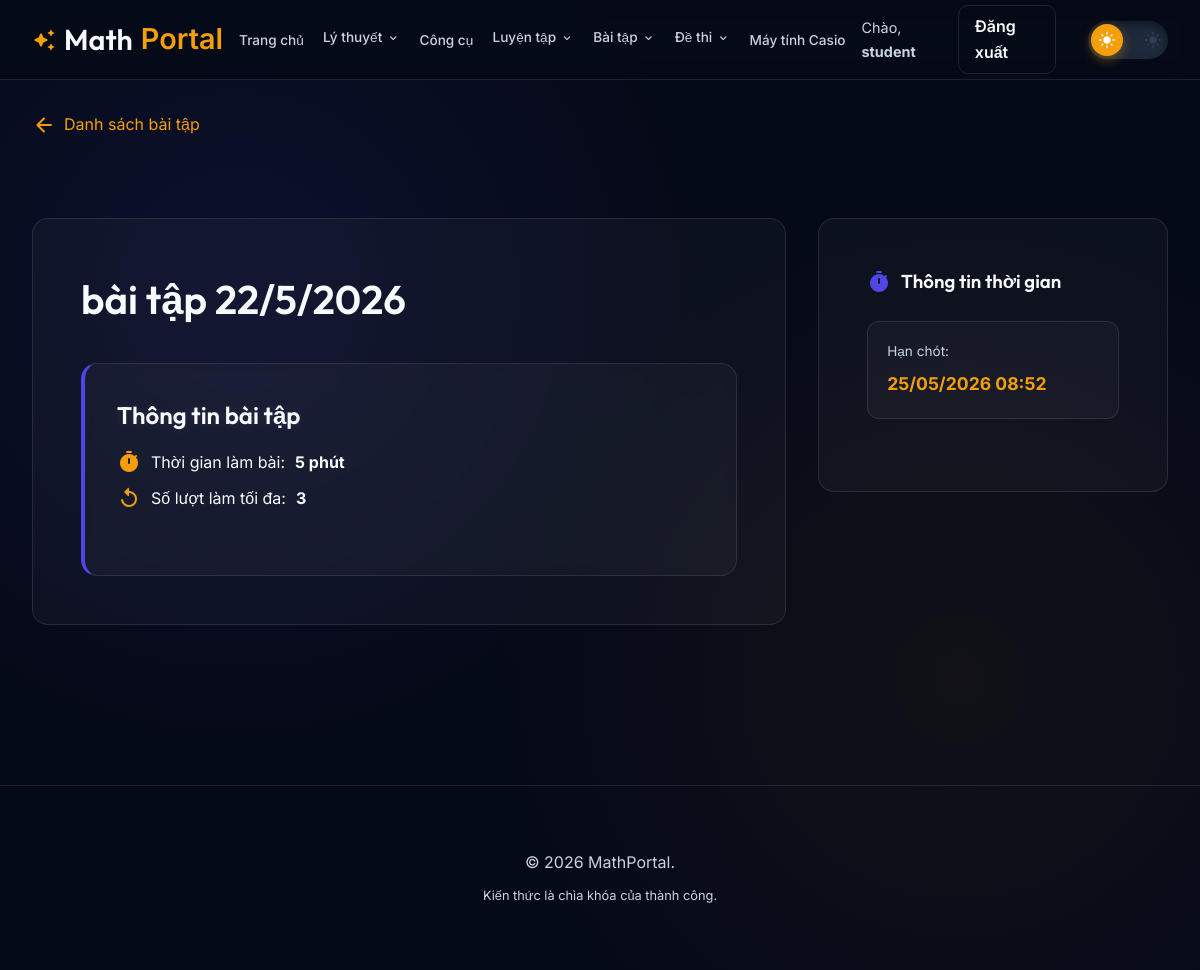
Page /assignment_details.php?id=6 (signed in) on the committed database.
### tables this page shows
CREATE TABLE `assignments` (
  `id` int(11) NOT NULL,
  `title` varchar(255) NOT NULL,
  `description` text DEFAULT NULL,
  `type` enum('quiz','file','word_quiz') NOT NULL DEFAULT 'quiz',
  `deadline` datetime NOT NULL,
  `file_path` varchar(255) DEFAULT NULL,
  `teacher_id` int(11) NOT NULL,
  `created_at` timestamp NOT NULL DEFAULT current_timestamp(),
  `time_limit` int(11) DEFAULT 0 COMMENT 'Thời gian làm bài (phút), 0 là không giới hạn',
  `max_attempts` int(11) DEFAULT 1 COMMENT 'Số lần làm bài tối đa',
  `allow_review` tinyint(1) DEFAULT 1,
  `show_answers` tinyint(1) DEFAULT 1,
  `grade` int(11) NOT NULL DEFAULT 12
);

### assignment_details.php (the view, shortened to what this page needs)
<?php
require_once 'includes/functions.php';
$assignment_id = $_GET['id'] ?? null;
$stmt = $pdo->prepare("SELECT a.*, u.username as teacher_name FROM assignments a JOIN users u ON a.teacher_id = u.id WHERE a.id = ?");
$stmt->execute([$assignment_id]);
$assignment = $stmt->fetch();
$deadline = new DateTime($assignment['deadline']);
$is_review = (isset($_GET['review']) && $_GET['review'] == '1' && $assignment['allow_review']);
$is_starting = (isset($_GET['start']) && $_GET['start'] == '1');
include 'includes/header.php';
?>
<main class="container">
    <div style="padding: 2rem 0;">
        <a href="assignments.php" style="color: var(--accent); text-decoration: none; display: flex; align-items: center; gap: 0.5rem; margin-bottom: 1.5rem;">
            <span class="material-icons-round">arrow_back</span> Danh sách bài tập
        </a>
        <div class="grid" style="grid-template-columns: 1fr 350px; align-items: start; gap: 2rem;">
            <div class="content-wrapper">
                <h1 style="margin-bottom: 1rem; font-size: 2.5rem;"><?php echo htmlspecialchars($assignment['title']); ?></h1>
                <?php if (!$is_starting && !$is_review): ?>
                    <div class="card" style="padding: 2rem; border-left: 4px solid var(--primary);">
                        <h3 style="margin-bottom: 1rem;">Thông tin bài tập</h3>
                        <ul style="list-style: none; padding: 0;">
                            <li style="margin-bottom: 10px; display: flex; gap: 10px;">
                                <span class="material-icons-round" style="color: var(--accent);">timer</span>
                                Thời gian làm bài: <strong><?php echo $assignment['time_limit'] > 0 ? $assignment['time_limit'] . " phút" : "Không giới hạn"; ?></strong>
                            </li>
                            <li style="margin-bottom: 10px; display: flex; gap: 10px;">
                                <span class="material-icons-round" style="color: var(--accent);">replay</span>
                                Số lượt làm tối đa: <strong><?php echo $assignment['max_attempts']; ?></strong>
                            </li>
                        </ul>
                    </div>
                <?php endif; ?>
            </div>
            <div class="content-wrapper" style="position: sticky; top: 100px;">
                <h3 style="margin-bottom: 1.5rem; display: flex; align-items: center; gap: 10px;">
                    <span class="material-icons-round" style="color: var(--primary);">timer</span>
                    <?php echo ($is_starting && $assignment['time_limit'] > 0) ? 'Thời gian làm bài' : 'Thông tin thời gian'; ?>
                </h3>
                <div style="margin-bottom: 1.5rem; padding: 1.2rem; background: rgba(255,255,255,0.03); border-radius: 12px; border: 1px solid var(--glass-border);">
                    <?php if ($is_starting && $assignment['time_limit'] > 0): ?>
                        <div id="quiz-timer" style="text-align: center;">
                            <p style="font-size: 0.9rem; color: var(--text-muted); margin-bottom: 10px;">Thời gian còn lại:</p>
                            <div id="countdown" style="font-size: 2.5rem; font-weight: 800; color: var(--accent); font-family: monospace;">
                                <?php echo sprintf("%02d:00", $assignment['time_limit']); ?>
                            </div>
                        </div>
                    <?php else: ?>
                        <p style="font-size: 0.85rem; color: var(--text-muted); margin-bottom: 8px;">Hạn chót:</p>
                        <p style="font-weight: 700; font-size: 1.1rem; color: var(--accent);">
                            <?php echo $deadline->format('d/m/Y H:i'); ?>
                        </p>
                    <?php endif; ?>
                </div>
            </div>
        </div>
    </div>
</main>
<?php include 'includes/footer.php'; ?>

### assets/css/style.css (style rules this page uses)
:root { --bg-color: #050a18; --card-bg: rgba(255, 255, 255, 0.03); --glass-bg: rgba(255, 255, 255, 0.05); --glass-border: rgba(255, 255, 255, 0.1); --primary: #4f46e5; --primary-light: #818cf8; --accent: #f59e0b; --text-main: #f8fafc; --text-muted: #cbd5e1; --nav-height: 80px; --radius: 16px; --shadow: 0 10px 30px -10px rgba(0, 0, 0, 0.5); --nav-bg: rgba(5, 10, 24, 0.8); }
* { margin: 0; padding: 0; box-sizing: border-box; font-family: 'Inter', sans-serif; }
body { background-color: var(--bg-color); color: var(--text-main); line-height: 1.6; overflow-x: hidden; background-image: radial-gradient(circle at 20% 30%, rgba(79, 70, 229, 0.1) 0%, transparent 40%), radial-gradient(circle at 80% 70%, rgba(245, 158, 11, 0.05) 0%, transparent 40%); min-height: 100vh; transition: background-color 0.4s ease, color 0.4s ease; }
h1, h2, h3, .nav-logo { font-family: 'Outfit', sans-serif; font-weight: 600; }
.container { max-width: 1200px; margin: 0 auto; padding: 0 2rem; }
.grid { display: grid; grid-template-columns: repeat(auto-fit, minmax(320px, 1fr)); gap: 2rem; margin-top: 3rem; }
.card { background: var(--card-bg); border: 1px solid var(--glass-border); border-radius: var(--radius); padding: 2.5rem; transition: all 0.4s cubic-bezier(0.175, 0.885, 0.32, 1.275); position: relative; overflow: hidden; backdrop-filter: blur(5px); }
.card::before { content: ''; position: absolute; top: 0; left: 0; width: 100%; height: 4px; background: linear-gradient(to right, var(--primary), var(--accent)); opacity: 0; transition: opacity 0.3s ease; }
.card h3 { margin-bottom: 1rem; font-size: 1.5rem; color: var(--text-main); text-shadow: 0 0 10px rgba(255, 255, 255, 0.1); }
.content-wrapper { background: var(--card-bg); border: 1px solid var(--glass-border); border-radius: var(--radius); padding: 3rem; margin: 2rem 0; }
:root { --calc-body: #1a1a1a; --calc-rim: #2d2d2d; --lcd-bg: #8ba88e; --btn-num: #333; --btn-func: #1e1e1e; --btn-shift: #d97706; --btn-alpha: #dc2626; --btn-special: #475569; --text-lcd: #1a2421; }

### rows in the picture
assignments: title "bài tập 22/5/2026", time_limit "5", max_attempts "3", deadline "25/05/2026 08:52"

### other values in the picture
$_SESSION['user']['username'] "student"
